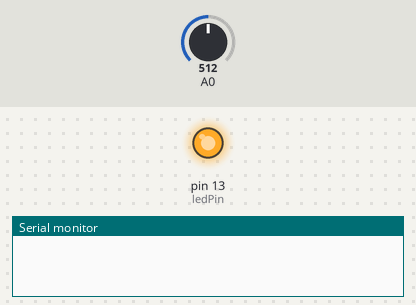
This sketch was run on a simulated Arduino Uno, built with avr-gcc and run on an emulated ATmega328P. On the bench: output pins drawn as LEDs (lit = HIGH), the last lines printed to the serial monitor. Inputs (shaded band) come from the test bench; at power-on: A0 = 512.

Above: at 0.1 s.
At 5.1 s:
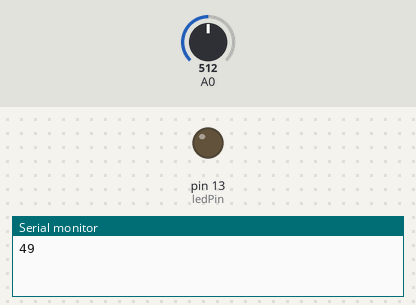
Timing chart, 0 to 6.6 s (numbered marks = the images above):
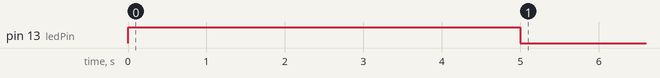

The sketch:

force_music.ino
```cpp
int sensorValue;
int sensorLow = 1023;
int sensorHigh = 0;

const int ledPin = 13;

void setup() {
    Serial.begin(9600);
    pinMode(ledPin, OUTPUT);
    digitalWrite(ledPin, HIGH);

    while (millis() < 5000) {
        sensorValue = analogRead(A0);

        if (sensorValue > sensorHigh) {
            sensorHigh = sensorValue;
        }
        if (sensorValue < sensorLow) {
            sensorLow = sensorValue;
        }
    }
    digitalWrite(ledPin, LOW);
}

void loop(){
    sensorValue = analogRead(A0);

    int pitch = map(sensorValue, sensorLow, sensorHigh, 50, 5000);
    Serial.println(pitch);
    delay(500);
    // tone(8, pitch, 20);

    // delay(20);
}
```
